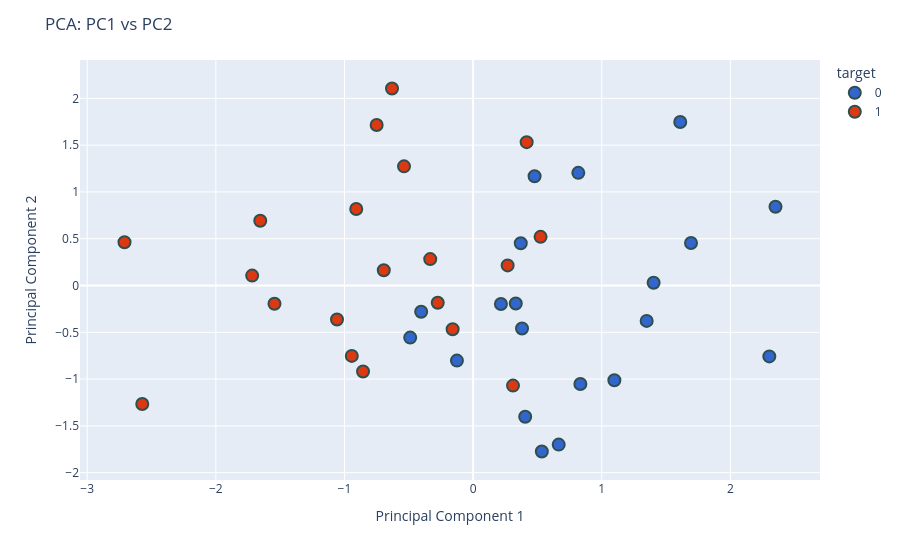

Here is the notebook cell this chart was saved with:
### Code cell
import numpy as np
import pandas as pd
import plotly.express as px

# --------------------------------
# 1. Features select karo
# --------------------------------

X = df[['feature1', 'feature2', 'feature3']].values


# --------------------------------
# 2. Mean centering
# --------------------------------

X_mean = X.mean(axis=0)

X_centered = X - X_mean


# --------------------------------
# 3. Covariance matrix
# --------------------------------

covariance_matrix = np.cov(
    X_centered,
    rowvar=False
)

print("Covariance Matrix:")
print(covariance_matrix)


# --------------------------------
# 4. Eigenvalues & Eigenvectors
# --------------------------------

eigen_values, eigen_vectors = np.linalg.eigh(
    covariance_matrix
)


# --------------------------------
# 5. Eigenvalues ko descending order
# --------------------------------

sorted_index = np.argsort(eigen_values)[::-1]

eigen_values = eigen_values[sorted_index]
eigen_vectors = eigen_vectors[:, sorted_index]


print("\nEigenvalues:")
print(eigen_values)

print("\nEigenvectors:")
print(eigen_vectors)


# --------------------------------
# 6. Principal Components
# --------------------------------

principal_components = X_centered @ eigen_vectors


# --------------------------------
# 7. New DataFrame
# --------------------------------

new_df = pd.DataFrame(
    principal_components,
    columns=['PC1', 'PC2', 'PC3']
)


# --------------------------------
# 8. Target add karo
# --------------------------------

new_df['target'] = df['Target'].values


# --------------------------------
# 9. Ensure real float values
# --------------------------------

new_df['PC1'] = np.real(new_df['PC1']).astype(float)
new_df['PC2'] = np.real(new_df['PC2']).astype(float)
new_df['PC3'] = np.real(new_df['PC3']).astype(float)

new_df['target'] = new_df['target'].astype(str)


print("\nNew DataFrame:")
print(new_df.head())

print("\nData types:")
print(new_df.dtypes)


# --------------------------------
# 10. PC1 vs PC2 visualization
# --------------------------------

fig = px.scatter(
    new_df,
    x='PC1',
    y='PC2',
    color='target',
    color_discrete_sequence=px.colors.qualitative.G10
)


fig.update_traces(
    marker=dict(
        size=12,
        line=dict(
            width=2,
            color='DarkSlateGrey'
        )
    )
)


fig.update_layout(
    title='PCA: PC1 vs PC2',
    xaxis_title='Principal Component 1',
    yaxis_title='Principal Component 2'
)


fig.show()

### Figure 1 — Plotly figure (JSON) as saved in the notebook; plotly's stock layout.template omitted (floating-point values rounded to 4 significant figures)
{"data": [{"hovertemplate": "target=0<br>PC1=%{x}<br>PC2=%{y}<extra></extra>", "legendgroup": "0", "marker": {"color": "#3366CC", "line": {"color": "DarkSlateGrey", "width": 2}, "size": 12, "symbol": "circle"}, "mode": "markers", "name": "0", "orientation": "v", "showlegend": true, "type": "scatter", "x": [2.303, 0.3803, 0.5343, 1.61, 1.098, 1.694, 0.8339, 0.4779, 1.349, 0.2164, 0.8179, 1.403, 0.405, -0.489, -0.4038, 2.351, 0.3317, 0.3705, 0.6655, -0.1257], "xaxis": "x", "y": [-0.7576, -0.4594, -1.774, 1.748, -1.012, 0.4547, -1.052, 1.168, -0.3779, -0.1974, 1.204, 0.02926, -1.403, -0.5567, -0.2804, 0.8418, -0.1922, 0.4512, -1.7, -0.8023], "yaxis": "y"}, {"hovertemplate": "target=1<br>PC1=%{x}<br>PC2=%{y}<extra></extra>", "legendgroup": "1", "marker": {"color": "#DC3912", "line": {"color": "DarkSlateGrey", "width": 2}, "size": 12, "symbol": "circle"}, "mode": "markers", "name": "1", "orientation": "v", "showlegend": true, "type": "scatter", "x": [0.5245, -0.8558, -0.9432, 0.2685, -1.544, 0.4164, -0.1592, -2.572, -1.058, -0.3333, -0.9086, -0.6305, -0.5373, -2.71, -0.2749, -1.655, -0.6944, -0.7498, -1.718, 0.3102], "xaxis": "x", "y": [0.5202, -0.9185, -0.752, 0.215, -0.1946, 1.532, -0.4671, -1.266, -0.3638, 0.2821, 0.817, 2.105, 1.274, 0.4627, -0.1849, 0.6915, 0.163, 1.716, 0.1059, -1.07], "yaxis": "y"}], "layout": {"legend": {"title": {"text": "target"}, "tracegroupgap": 0}, "margin": {"t": 60}, "title": {"text": "PCA: PC1 vs PC2"}, "xaxis": {"anchor": "y", "domain": [0, 1], "title": {"text": "Principal Component 1"}}, "yaxis": {"anchor": "x", "domain": [0, 1], "title": {"text": "Principal Component 2"}}}}
